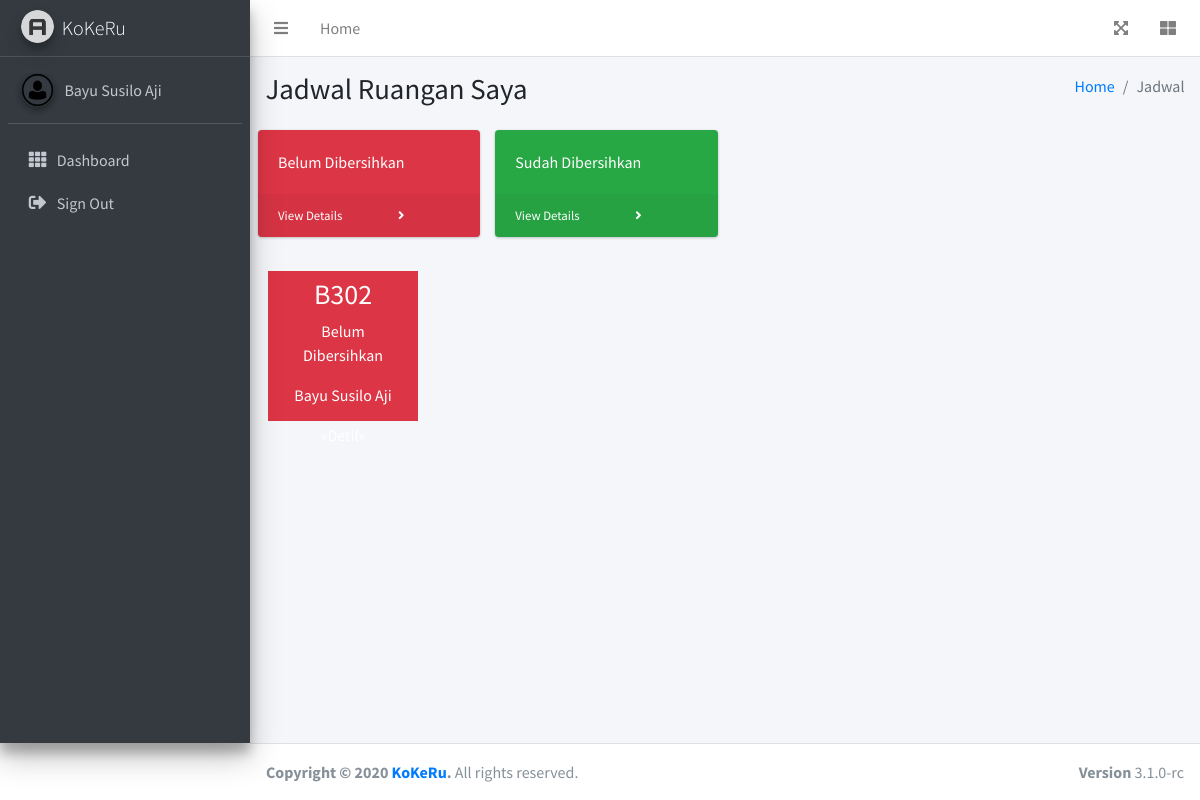
The app's page /pages/forms/cs_ruang.php?id=0 (signed in) with its own data.
### tables this page shows
CREATE TABLE `cs` (
  `id_cs` int(4) NOT NULL,
  `nama_cs` varchar(255) NOT NULL,
  `email` varchar(255) NOT NULL,
  `password` varchar(255) NOT NULL,
  `alamat` longtext NOT NULL,
  `no_telp` varchar(15) NOT NULL
);

CREATE TABLE `trx_cs_ruang` (
  `id_trx` int(4) NOT NULL,
  `id_cs_ruang` int(4) NOT NULL,
  `id_cs` int(4) NOT NULL,
  `nama_cs` varchar(50) NOT NULL,
  `id_ruang` int(4) NOT NULL,
  `nama_ruang` varchar(20) NOT NULL,
  `status` varchar(20) NOT NULL,
  `tanggal` date NOT NULL,
  `bukti1` varchar(200) NOT NULL,
  `bukti2` varchar(200) NOT NULL,
  `bukti3` varchar(200) NOT NULL,
  `bukti4` varchar(200) NOT NULL,
  `bukti5` varchar(200) NOT NULL
);

### pages/forms/cs_ruang.php (the view, shortened to what this page needs)
<!DOCTYPE html>
<html lang="en">
<head>
  <link rel="stylesheet" href="../../plugins/fontawesome-free/css/all.min.css">
  <link rel="stylesheet" href="../../dist/css/adminlte.min.css">
</head>
<body class="hold-transition sidebar-mini">
<?php
  require_once('db_login.php');
?>
<div class="wrapper">
  <nav class="main-header navbar navbar-expand navbar-white navbar-light">
    <ul class="navbar-nav">
      <li class="nav-item">
        <a class="nav-link" data-widget="pushmenu" href="#" role="button"><i class="fas fa-bars"></i></a>
      </li>
      <li class="nav-item d-none d-sm-inline-block">
        <a href="cs_ruang.php?id=0" class="nav-link">Home</a>
      </li>
    </ul>
    <ul class="navbar-nav ml-auto">
      <li class="nav-item">
        <a class="nav-link" data-widget="fullscreen" href="#" role="button">
          <i class="fas fa-expand-arrows-alt"></i>
        </a>
      </li>
      <li class="nav-item">
        <a class="nav-link" data-widget="control-sidebar" data-slide="true" href="#" role="button">
          <i class="fas fa-th-large"></i>
        </a>
      </li>
    </ul>
  </nav>
  <aside class="main-sidebar sidebar-dark-primary elevation-4">
    <a href="cs_ruang.php?id=0" class="brand-link">
      <img src="../../dist/img/AdminLTELogo.png" alt="AdminLTE Logo" class="brand-image img-circle elevation-3" style="opacity: .8">
      <span class="brand-text font-weight-light">KoKeRu</span>
    </a>
    <div class="sidebar">
      <div class="user-panel mt-3 pb-3 mb-3 d-flex">
        <div class="image">
          <img src="../../dist/img/avatar1.png" class="img-circle elevation-2" alt="User Image">
        </div>
        <div class="info">
          <?php
            $query = "SELECT nama_cs FROM cs WHERE email = '".$_SESSION['username']."'";
            $result = $db->query($query);
            $row = $result->fetch_object();
            echo "<a href='#' class='d-block'>".$row->nama_cs."</a>";
          ?>
        </div>
      </div>
      <nav class="mt-2">
        <ul class="nav nav-pills nav-sidebar flex-column" data-widget="treeview" role="menu" data-accordion="false">
          <li class="nav-item">
            <a href="cs_ruang.php?id=0" class="nav-link">
              <i class="nav-icon fas fa-th"></i>
              <p>
                Dashboard
              </p>
            </a>
          </li>
          <li class="nav-item">
         <li class="nav-item">
            <a href="logout.php" class="nav-link">
              <i class="nav-icon fas fa-sign-out-alt"></i>
              <p>
                Sign Out
              </p>
            </a>
          </li>
      </nav>
    </div>
  </aside>
  <div class="content-wrapper">
    <section class="content-header">
      <div class="container-fluid">
        <div class="row mb-2">
          <div class="col-sm-6">
            <h1>Jadwal Ruangan Saya</h1>
          </div>
          <div class="col-sm-6">
            <ol class="breadcrumb float-sm-right">
              <li class="breadcrumb-item"><a href="#">Home</a></li>
              <li class="breadcrumb-item active">Jadwal</li>
            </ol>
          </div>
        </div>
      </div>
    </section>
    <section class="content">
      <div class="row">
                            <div class="col-xl-3 col-md-6">
                                <div class="card bg-danger text-white mb-4">
                                    <div class="card-body">Belum Dibersihkan</div>
                                    <div class="card-footer d-flex align-items-center justify-content-between">
                                        <a class="small text-white stretched-link" href="cs_ruang.php?id=0">View Details</a>
                                        <div class="small text-white"><i class="fas fa-angle-right"></i></div>
                                    </div>
                                </div>
                            </div>
                            <div class="col-xl-3 col-md-6">
                                <div class="card bg-success text-white mb-4">
                                    <div class="card-body">Sudah Dibersihkan</div>
                                    <div class="card-footer d-flex align-items-center justify-content-between">
                                        <a class="small text-white stretched-link" href="cs_ruang.php?id=1">View Details</a>
                                        <div class="small text-white"><i class="fas fa-angle-right"></i></div>
                                    </div>
                                </div>
                            </div>
        </div>
        <?php
						require_once('db_login.php');
                        $id= $_GET['id'];
						$query = 'SELECT * FROM trx_cs_ruang JOIN cs ON trx_cs_ruang.id_cs = cs.id_cs WHERE cs.email ="'.$_SESSION['username'].'"';
						$result = $db->query($query);
                        if($id == 1)
                        {
                            while ($row = $result->fetch_object()){
                              if($row->status == "Sudah Dibersihkan")
                              {
                                  $button = "btn btn-success btn-flat";?>
                                  <button type="button" class="<?php echo $button; ?>" onclick="window.open('pop_out.php?id=<?php echo $row->id_ruang;?>','_blank', 'toolbar=yes,scrollbars=yes,resizable=no,top=100,left=400,width=600,height=475')" style="height:150px;width:150px; margin: 10px;">
                                  <?php
                                  echo '<h3>'.$row->nama_ruang.'</h3>
                                  <p>'.$row->status.'</p>
                                  <p>'.$row->nama_cs.'</p>
                                  <p>&#171;Detil&#187;</p>
                                  </a>';
                              }
                            }
                        }
                        elseif($id == 0)
                        {
                            while ($row = $result->fetch_object()){
                              if($row->status == "Belum Dibersihkan")
                              {
                                  $button = "btn btn-danger btn-flat";
                                  echo '<a type="button" class="'.$button.'" href="cs_update.php?id='.$row->id_ruang.'" style="height:150px;width:150px; margin: 10px;">
                                  <h3>'.$row->nama_ruang.'</h3>
                                  <p>'.$row->status.'</p>
                                  <p>'.$row->nama_cs.'</p>
                                  <p>&#171;Detil&#187;</p>
                                  </a>';
                              }
                            }
                        }
					?>
            </div>
          </div>
  <footer class="main-footer">
    <div class="float-right d-none d-sm-block">
      <b>Version</b> 3.1.0-rc
    </div>
    <strong>Copyright &copy; 2020 <a href="https://adminlte.io">KoKeRu</a>.</strong> All rights reserved.
  </footer>
</body>
</html>

### records on screen
cs: nama_cs "Bayu Susilo Aji"
trx_cs_ruang: nama_ruang "B302", status "Belum Dibersihkan", cs.nama_cs "Bayu Susilo Aji"
